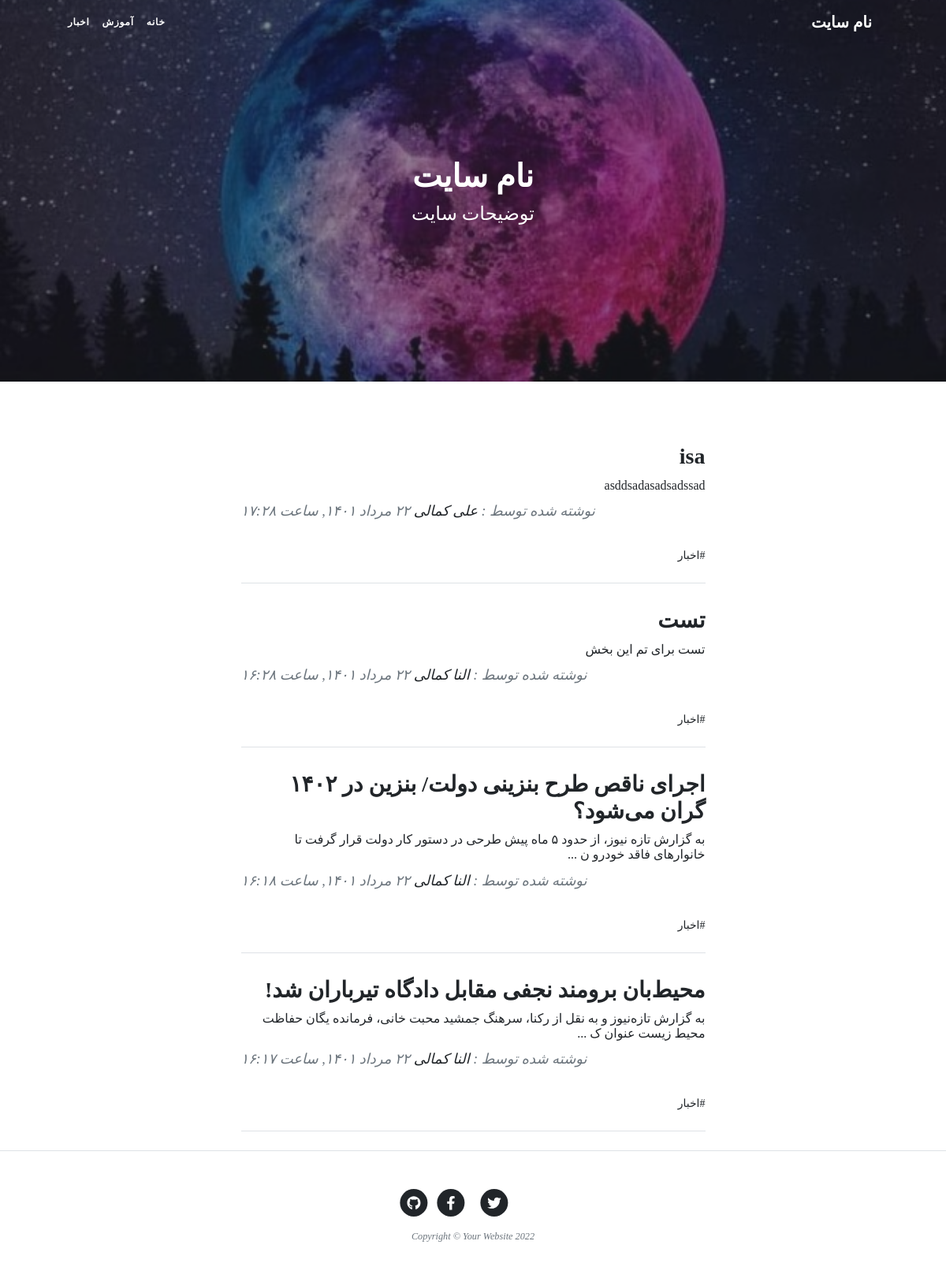
The app's page /, older data.
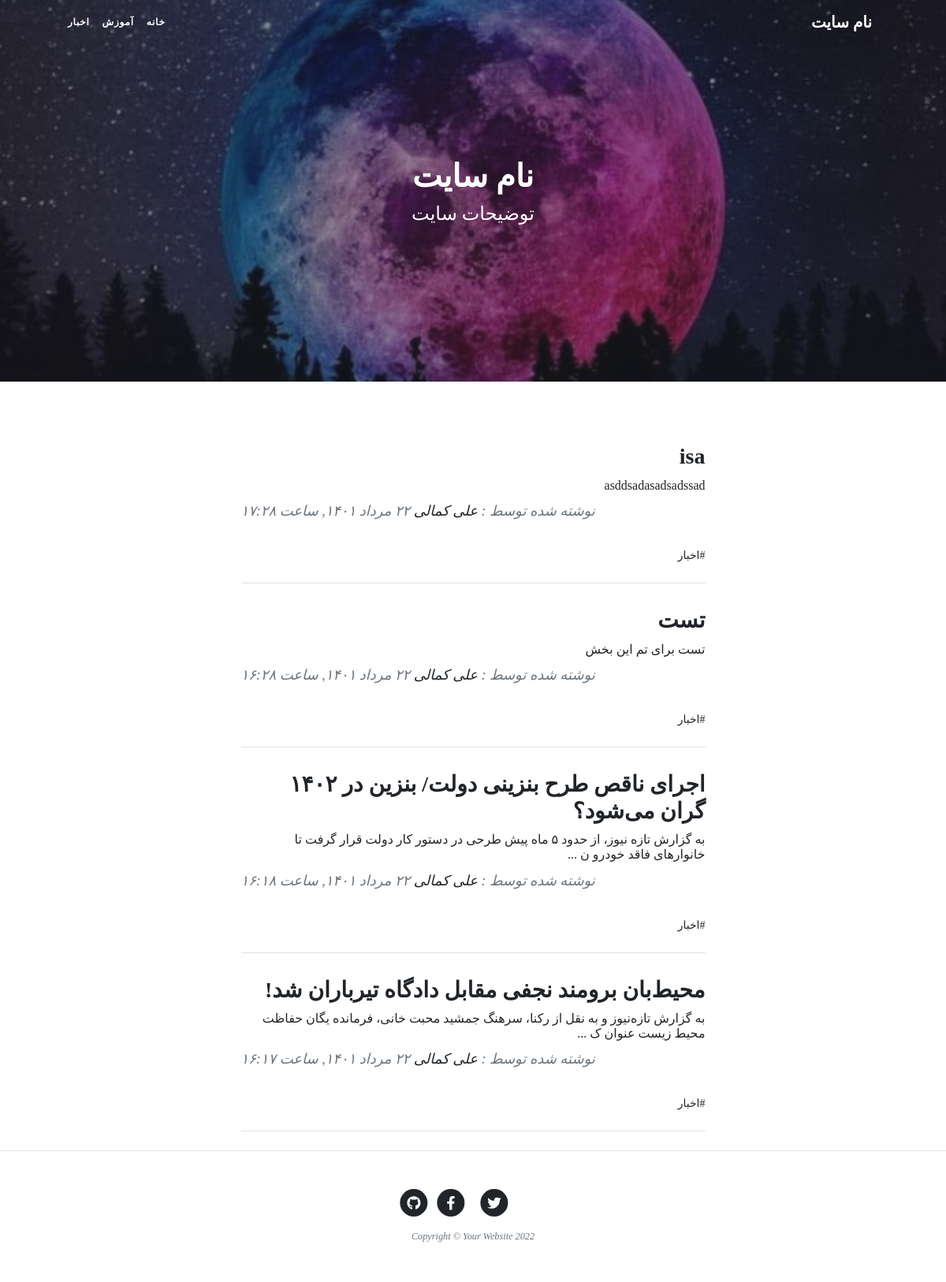
The same page, newer data.
### blog/models.py (models this page shows, shortened)
class Article(models.Model):
    STATUS_CHOICES = (
        ('d', 'پیش‌نویس'),           # draft
        ('p', 'منتشر شده'),         # publish
        ('i', 'در حال بررسی'),      # investigaion
        ('b', 'برگشت داده شده'),    # back
    )
    author = models.ForeignKey(User, null=True, on_delete=models.SET_NULL, related_name="articles", verbose_name="نویسنده")
    title = models.CharField(max_length=200, verbose_name="عنوان مقاله")
    slug = models.SlugField(max_length=100, unique=True, verbose_name="آدرس مقاله")
    catagory = models.ManyToManyField(Catagory, verbose_name="دسته بندی", related_name="articles")
    description = models.TextField(verbose_name="محتوا")
    thumbnail = models.ImageField(upload_to="images", verbose_name="تصویر مقاله")
    publish = models.DateTimeField(default=timezone.now, verbose_name="زمان انتشار")
    created = models.DateTimeField(auto_now_add=True)
    updated = models.DateTimeField(auto_now=True)
    status = models.CharField(max_length=1, choices=STATUS_CHOICES, verbose_name="وضعیت")
    class Meta:
        verbose_name = "مقاله"
        verbose_name_plural = "مقالات"
        ordering = ['-publish']
    def jpublish(self):
        return jalali_converter(self.publish)
    jpublish.short_description = "زمان انتشار"
    objects = ArticleManager()
    def thumbnail_tag(self):
        return format_html(f"<img width=100 height=60 style='border-radius: 5px;' src='{self.thumbnail.url}'>")
    thumbnail_tag.short_description = "عکس"
    def catagoy_to_list(self):
        catagoties = []
        for catagory in self.catagory.active():
            catagoties.append(catagory.title)
        if len(catagoties) == 0:
            return "بدون دسته بندی"
        else:
            return "، ".join(catagoties)
    catagoy_to_list.short_description = "دسته بندی"

### account/models.py (models this page shows)
class User(AbstractUser):
    is_author = models.BooleanField(default=False, verbose_name="وضعیت نویسندگی")
    special_user = models.DateTimeField(default=timezone.now, verbose_name="کاربر ویژه تا")
    def is_special_user(self):
        if self.special_user > timezone.now():
            return True
        else:
            return False
    is_special_user.boolean = True
    is_special_user.short_description = "وضعیت کاربر ویژه"

### blog/views.py (the view)
# urls.py: path('', ArticleList.as_view(), name='home'),
class ArticleList(ListView):
    queryset = Article.objects.published()
    paginate_by = 5

### blog/models.py (called while the page is built)
    def active(self):
        return self.filter(status=True)

### blog/templatetags/base_tags.py (called while the page is built)
@register.simple_tag
def site_name():
    return SiteSetting.objects.get(pk=1).site_name

@register.simple_tag
def site_header():
    return SiteSetting.objects.get(pk=1).site_header

@register.simple_tag
def site_description():
    return SiteSetting.objects.get(pk=1).site_description

@register.simple_tag
def site_image():
    return SiteSetting.objects.get(pk=1).image.url

@register.inclusion_tag("blog/partials/catagory_navbar.html")
def catagory_navbar():
    return {
        "catagories": Catagory.objects.filter(status=True)
    }

### extentions/jalali.py (called while the page is built)
    def persian_tuple(self):
        return self.persian_year, self.persian_month, self.persian_day

### extentions/utils.py (called while the page is built)
def persian_number_conventor(input_str):
    numbers = {
        "0": "۰",
        "1": "١",
        "2": "۲",
        "3": "۳",
        "4": "۴",
        "5": "۵",
        "6": "۶",
        "7": "۷",
        "8": "۸",
        "9": "۹",
    }
    for english_number, persian_number in numbers.items():
        input_str = input_str.replace(english_number, persian_number)
    return input_str

### templates/blog/article_list.html (shortened to what this page needs)
{% extends 'blog/list.html' %}

### templates/blog/list.html (shortened to what this page needs)
{% extends 'blog/base.html' %}
{% load static %}
{% load base_tags %}
{% block main %}
<header class="masthead">
    <div class="container position-relative px-4 px-lg-5">
        <div class="row gx-4 gx-lg-5 justify-content-center">
            <div class="col-md-10 col-lg-8 col-xl-7">
                <div class="site-heading">
                    <h1>{% site_name %}</h1>
                    <span class="subheading">{% site_description %}</span>
                </div>
            </div>
        </div>
    </div>
</header>
<div class="container px-4 px-lg-5">
    <div class="row gx-4 gx-lg-5 justify-content-center">
        <div class="col-md-10 col-lg-8 col-xl-7">
            {% for article in object_list %}
                <div class="post-preview">
                    <a href="{% url 'blog:detail' article.slug %}">
                        <h2 class="post-title">{{ article.title }}</h2>
                        <h3 class="post-subtitle">{{ article.description|striptags|truncatechars:100 }}</h3>
                    </a>
                    <p class="post-meta">
                        نوشته شده توسط :
                        <a href="{% url 'blog:author' article.author %}">{{article.author.get_full_name}}</a>
                        {{ article.jpublish }}
                    </p>
                    <div class="post-tags" >
                        {% for catagory in article.catagory.active %}
                            <a href="{% url 'blog:catagory' catagory.slug %}">#{{catagory.title}}</a>
                        {% endfor %}
                    </div>
                </div>
                <hr class="my-4" />
            {% endfor %}
        </div>
    </div>
</div>
{% endblock %}

Row changes from the older to the newer data that the page shows:
changed Article "تست": author.get_full_name "النا کمالی" → "علی کمالی"
changed Article "اجرای ناقص طرح بنزینی دولت/ بنزین در ۱۴۰۲ گران می‌شود؟": author.get_full_name "النا کمالی" → "علی کمالی"
changed Article "محیط‌بان برومند نجفی مقابل دادگاه تیرباران شد!": author.get_full_name "النا کمالی" → "علی کمالی"
